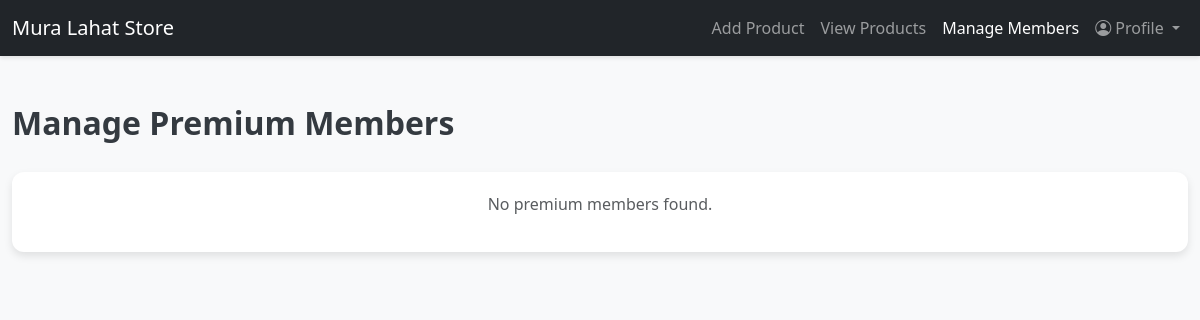
Before: /manage_members.php with the older database file.
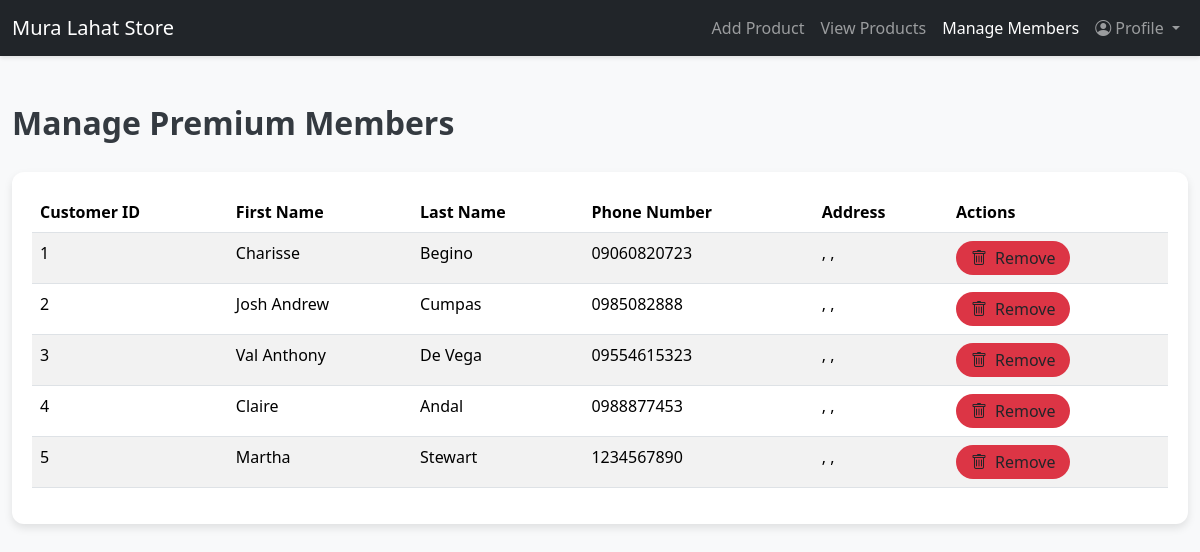
After: the same page with the newer database file.
### tables this page shows
CREATE TABLE `customer` (
  `Customer_ID` int(11) NOT NULL,
  `Customer_FirstName` varchar(255) DEFAULT NULL,
  `Customer_LastName` varchar(255) DEFAULT NULL,
  `Customer_Phone` varchar(255) DEFAULT NULL,
  `Membership_Status` tinyint(1) DEFAULT 0 COMMENT '0 = Non-member, 1 = Premium Member'
);

### classes/database.php (called while the page is built, shortened)
<?php
class database {
    function opencon(): PDO {
        $con = new PDO('mysql:host=127.0.0.1;dbname=testml2;charset=utf8mb4', 'root', '');
        $con->setAttribute(PDO::ATTR_ERRMODE, PDO::ERRMODE_EXCEPTION);
        return $con;
    }
    function getMembers() {
        $con = $this->opencon();
        $query = "
            SELECT
                c.Customer_ID,
                c.Customer_FirstName,
                c.Customer_LastName,
                c.Customer_Phone,
                ca.CA_Street,
                ca.CA_Barangay,
                ca.CA_City
            FROM customer c
            LEFT JOIN customer_address ca ON c.CA_ID = ca.CA_ID
            WHERE c.Membership_Status = 1";
        return $con->query($query)->fetchAll(PDO::FETCH_ASSOC);
    }
}
?>

### manage_members.php (the view, shortened to what this page needs)
<?php
require_once('classes/database.php');
$con = new database();
$members = $con->getMembers();
?>
<!doctype html>
<html lang="en">
<head>
    <link href="https://cdn.jsdelivr.net/npm/bootstrap@5.3.3/dist/css/bootstrap.min.css" rel="stylesheet">
    <link href="https://cdn.jsdelivr.net/npm/sweetalert2@11/dist/sweetalert2.min.css" rel="stylesheet">
    <link rel="stylesheet" href="https://cdn.jsdelivr.net/npm/bootstrap-icons@1.11.3/font/bootstrap-icons.min.css">
</head>
<body>
    <nav class="navbar navbar-expand-lg navbar-dark bg-dark">
        <div class="container-fluid">
            <a class="navbar-brand" href="#">Mura Lahat Store</a>
            <div class="collapse navbar-collapse" id="navbarNav">
                <ul class="navbar-nav ms-auto">
                    <li class="nav-item">
                        <a class="nav-link" href="add_product.php">Add Product</a>
                    </li>
                    <li class="nav-item">
                        <a class="nav-link" href="view_products.php">View Products</a>
                    </li>
                    <li class="nav-item">
                        <a class="nav-link active" aria-current="page" href="manage_members.php">Manage Members</a>
                    </li>
                    <li class="nav-item dropdown">
                        <a class="nav-link dropdown-toggle" href="#" id="profileDropdown" role="button" data-bs-toggle="dropdown" aria-expanded="false">
                            <i class="bi bi-person-circle"></i> Profile
                        </a>
                    </li>
                </ul>
            </div>
        </div>
    </nav>
    <div class="container my-5">
        <h2 class="section-title">Manage Premium Members</h2>
        <div class="table-container">
            <?php if (!empty($members)): ?>
                <table class="table table-striped">
                    <thead>
                        <tr>
                            <th scope="col">Customer ID</th>
                            <th scope="col">First Name</th>
                            <th scope="col">Last Name</th>
                            <th scope="col">Phone Number</th>
                            <th scope="col">Address</th>
                            <th scope="col">Actions</th>
                        </tr>
                    </thead>
                    <tbody>
                        <?php foreach ($members as $member): ?>
                            <tr>
                                <td><?php echo htmlspecialchars($member['Customer_ID']); ?></td>
                                <td><?php echo htmlspecialchars($member['Customer_FirstName']); ?></td>
                                <td><?php echo htmlspecialchars($member['Customer_LastName']); ?></td>
                                <td><?php echo htmlspecialchars($member['Customer_Phone']); ?></td>
                                <td><?php echo htmlspecialchars($member['CA_Street'] . ', ' . $member['CA_Barangay'] . ', ' . $member['CA_City']); ?></td>
                                <td>
                                    <button class="btn btn-delete" onclick="deleteMember(<?php echo $member['Customer_ID']; ?>)">
                                        <i class="bi bi-trash me-2"></i>Remove
                                    </button>
                                </td>
                            </tr>
                        <?php endforeach; ?>
                    </tbody>
                </table>
            <?php else: ?>
                <p class="text-muted text-center">No premium members found.</p>
            <?php endif; ?>
        </div>
    </div>
</body>
</html>

Changed rows visible on the page:
added customer: Customer_ID "1", Customer_FirstName "Charisse", Customer_LastName "Begino", Customer_Phone "09060820723", CA_City ", ,"
added customer: Customer_ID "2", Customer_FirstName "Josh Andrew", Customer_LastName "Cumpas", Customer_Phone "0985082888", CA_City ", ,"
added customer: Customer_ID "3", Customer_FirstName "Val Anthony", Customer_LastName "De Vega", Customer_Phone "09554615323", CA_City ", ,"
added customer: Customer_ID "4", Customer_FirstName "Claire", Customer_LastName "Andal", Customer_Phone "0988877453", CA_City ", ,"
added customer: Customer_ID "5", Customer_FirstName "Martha", Customer_LastName "Stewart", Customer_Phone "1234567890", CA_City ", ,"
Other visible differences:
text no longer shown: "No premium members found."
text now shown: "Customer ID First Name Last Name Phone Number Address Actions"
